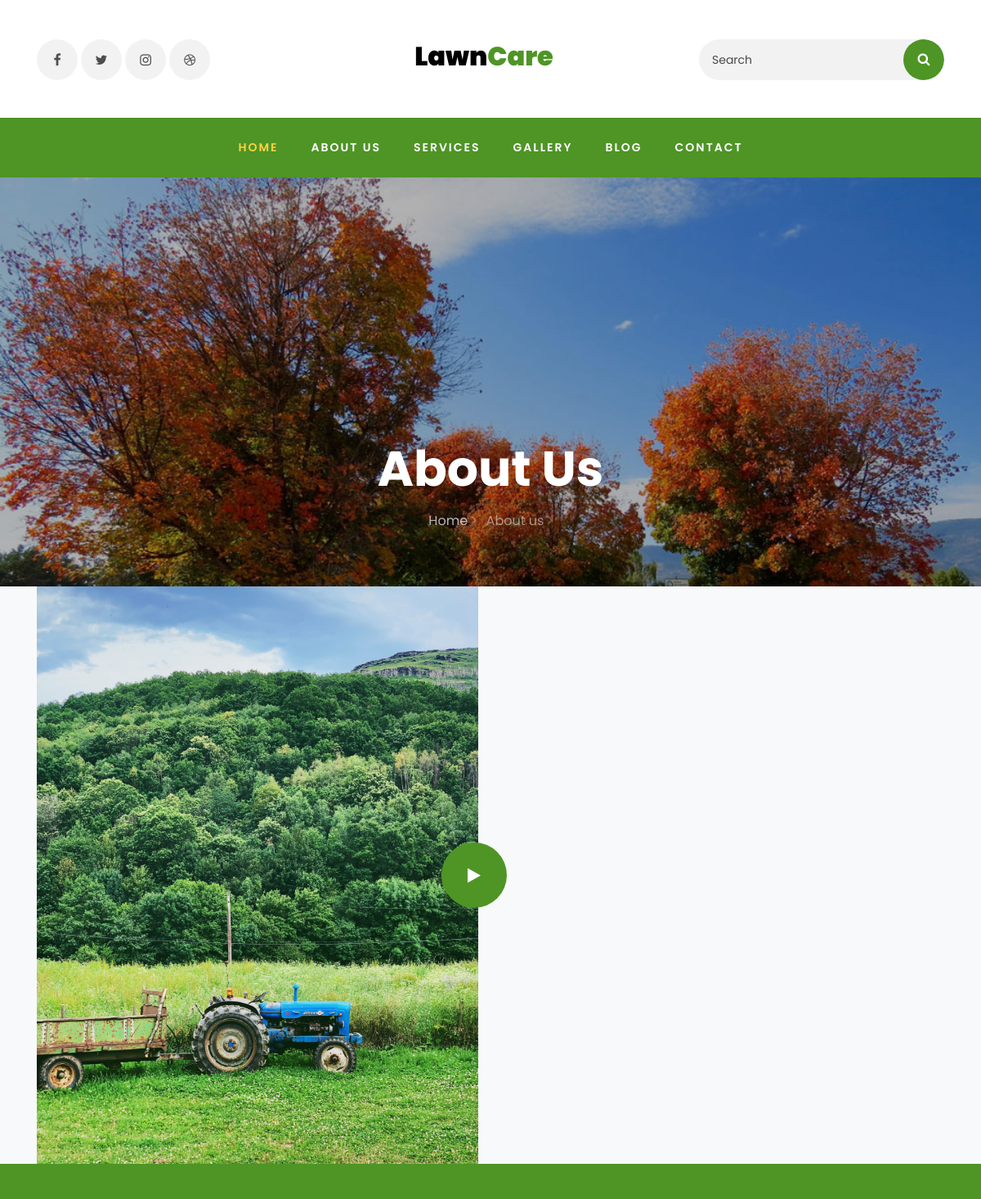
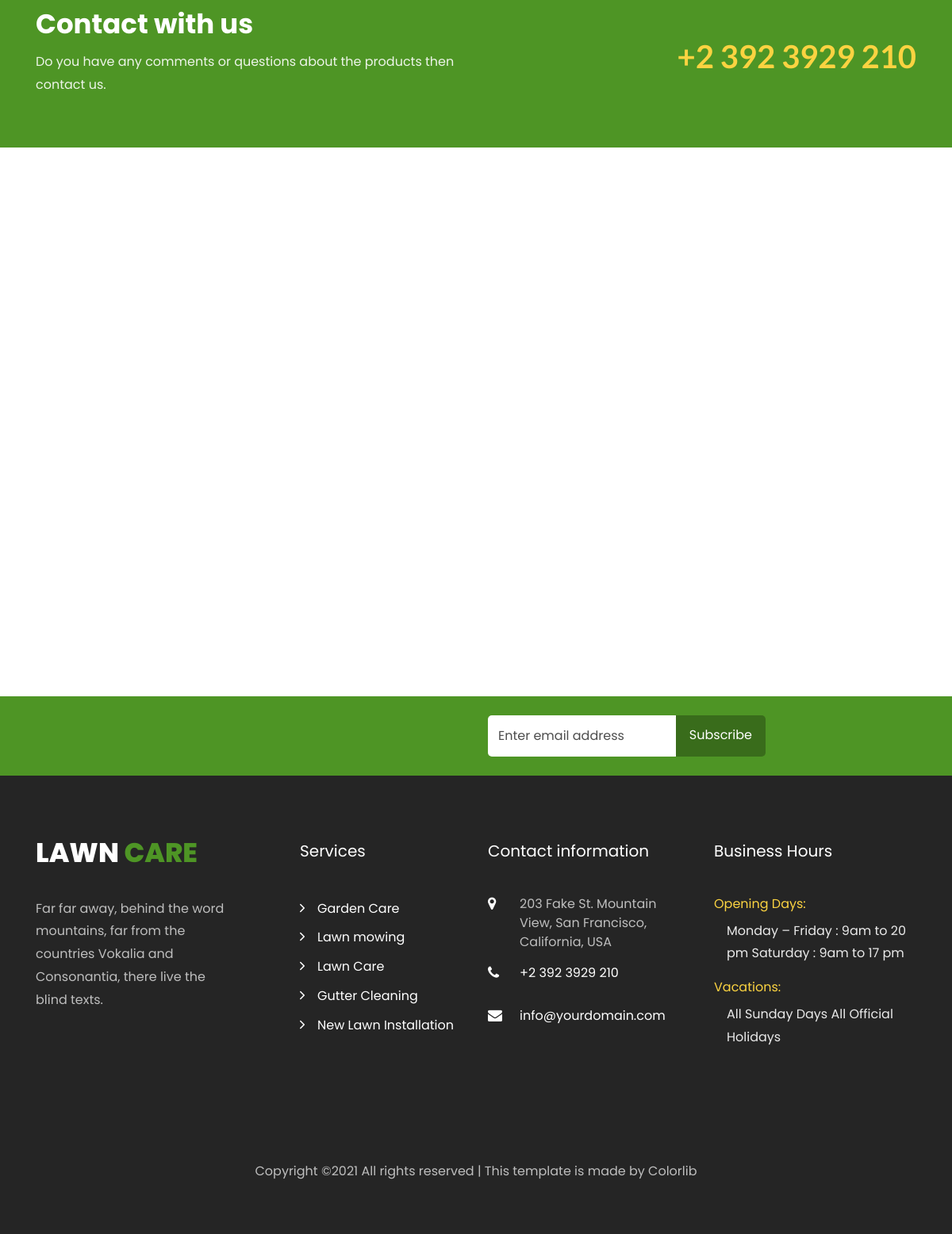
The page /about/ on the database its author committed (2 pictures, top to bottom).
### siteweb/models.py (models this page shows, shortened)
class Convention(models.Model):
    date_add = models.DateTimeField(auto_now_add=True)
    date_update = models.DateTimeField(auto_now=True)
    status = models.BooleanField(default=True)
    class Meta:
        abstract = True

class Image(Convention):
    image = models.ImageField()
    class Meta:
        verbose_name = 'Image'
        verbose_name_plural = 'Images'

class About(Convention):
    images = models.ImageField()
    titre = models.CharField(max_length=250)
    description = models.TextField()
    option = models.ForeignKey("Option", on_delete= models.CASCADE, related_name= "option_about")
    class Meta:
        verbose_name = 'About'
        verbose_name_plural = 'Abouts'

class Website(Convention):
    titre_siteweb = models.CharField(max_length=100)
    siteweb = models.CharField(max_length=100)
    adresse = models.CharField(max_length=100)
    phone = models.CharField(max_length=50)
    email = models.EmailField(max_length=254)
    copyright = models.CharField(max_length=200)
    description_siteweb = models.TextField()
    vocation = models.TextField()
    titre_services = models.CharField(max_length=200)
    description_service = models.TextField()
    titre_testimonial = models.CharField(max_length=100)
    titre_prestation = models.CharField(max_length=50)
    website = models.CharField(max_length=100)
    class Meta:
        verbose_name = 'Website'
        verbose_name_plural = 'Websites'

### siteweb/views.py (the view)
# urls.py: path('about/', views.about, name= 'about'),
def about(request):
    abouts = models.About.objects.filter(status= True).first()
    banners = models.Banner.objects.filter(status=True).first()
    options = models.Option.objects.filter(status= True).all()
    services = models_service.Service.objects.filter(status=True).all()
    Testimonials = models_service.Testimonial.objects.filter(status = True).all()
    websites = models.Website.objects.filter(status=True).first()
    ReseauSociaux = models.ReseauSocial.objects.filter(status= True).all()
    images = models.Image.objects.filter(status=True).first()
    return render(request, 'about.html', locals())

### templates/about.html (shortened to what this page needs)
{% extends 'base/base.html' %}
{% load static %}
{% block  content%}
    <section class="hero-wrap hero-wrap-2" style="background-image: url('{{images.image.url}}');" data-stellar-background-ratio="0.5">
      <div class="overlay"></div>
      <div class="container">
        <div class="row no-gutters slider-text align-items-end justify-content-center">
          <div class="col-md-9 ftco-animate pb-5 text-center">
            <h1 class="mb-3 bread">About Us</h1>
            <p class="breadcrumbs"><span class="mr-2"><a href="{% url 'index' %}">Home <i class="ion-ios-arrow-forward"></i></a></span> <span>About us <i class="ion-ios-arrow-forward"></i></span></p>
          </div>
        </div>
      </div>
    </section>
    <section class="ftco-section ftco-no-pt ftco-no-pb bg-light">
    	<div class="container">
    		<div class="row d-flex">
    			<div class="col-md-6 d-flex">
    				<div class="img img-video d-flex align-self-stretch align-items-center justify-content-center justify-content-md-end" style="background-image:url({{abouts.images.url}});">
    					<a href="https://vimeo.com/45830194" class="icon-video popup-vimeo d-flex justify-content-center align-items-center">
    						<span class="icon-play"></span>
    					</a>
    				</div>
    			</div>
    			<div class="col-md-6 pl-md-5">
    				<div class="row justify-content-start py-5">
		        </div>
	        </div>
        </div>
    	</div>
    </section>
    <section class="ftco-intro bg-primary py-5">
			<div class="container">
				<div class="row justify-content-between align-items-center">
					<div class="col-md-6">
						<h2>Contact with us</h2>
						<p>Do you have any comments or questions about the products then contact us.</p>
					</div>
					<div class="col-md-5 text-md-right">
						<span class="contact-number">{{websites.phone}}</span>
					</div>
				</div>
			</div>
		</section>
    <section class="ftco-section testimony-section">
      <div class="container">
        <div class="row justify-content-center mb-5">
        </div>
        </div>
    </section>
{% endblock  %}

### templates/base/base.html (shortened to what this page needs)
{% load static %}
<!DOCTYPE html>
<html lang="en">
  <head>
    <link rel="stylesheet" href="https://stackpath.bootstrapcdn.com/font-awesome/4.7.0/css/font-awesome.min.css">
    <link rel="stylesheet" href="{% static 'css/animate.css' %}">
    <link rel="stylesheet" href="{% static 'css/owl.carousel.min.css' %}">
    <link rel="stylesheet" href="{% static 'css/owl.theme.default.min.css' %}">
    <link rel="stylesheet" href="{% static 'css/magnific-popup.css' %}">
    <link rel="stylesheet" href="{% static 'css/ionicons.min.css' %}">
    <link rel="stylesheet" href="{% static 'css/flaticon.css' %}">
    <link rel="stylesheet" href="{% static 'css/icomoon.css' %}">
    <link rel="stylesheet" href="{% static 'css/style.css' %}">
  </head>
  <body>
    <div class="container pt-5 pb-4">
			<div class="row justify-content-between">
				<div class="col-md-8 order-md-last">
					<div class="row">
						<div class="col-md-6 text-center">
							<a class="navbar-brand" href="{% url 'index' %}">Lawn<span>Care</span></a>
						</div>
						<div class="col-md-6 d-md-flex justify-content-end mb-md-0 mb-3">
							<form action="#" class="searchform order-lg-last">
			          <div class="form-group d-flex">
			            <input type="text" class="form-control pl-3" placeholder="Search">
			            <button type="submit" placeholder="" class="form-control search"><span class="fa fa-search"></span></button>
			          </div>
			        </form>
						</div>
					</div>
				</div>
				<div class="col-md-4 d-flex">
        {% for social_media in ReseauSociaux %}
					<div class="social-media">
		    		<p class="mb-0 d-flex">
		    			<a href="#" class="d-flex align-items-center justify-content-center"><span class="{{social_media.icone}}"><i class="sr-only">{{social_media.nom}}</i></span></a>
		    		</p>
	        </div>
        {% endfor %}
				</div>
			</div>
		</div>
		<nav class="navbar navbar-expand-lg navbar-dark ftco_navbar bg-dark ftco-navbar-light" id="ftco-navbar">
	    <div class="container-fluid">
	      <div class="collapse navbar-collapse" id="ftco-nav">
	        <ul class="navbar-nav m-auto">
	        	<li class="nav-item active"><a href="{% url 'index' %}" class="nav-link">Home</a></li>
	        	<li class="nav-item"><a href="{% url 'about' %}" class="nav-link">About us</a></li>
            <li class="nav-item"><a href="{% url 'services' %}" class="nav-link">Services</a></li>
	        	<li class="nav-item"><a href="{% url 'gallery' %}" class="nav-link">Gallery</a></li>
	        	<li class="nav-item"><a href="{% url 'blog' %}" class="nav-link">Blog</a></li>
	          <li class="nav-item"><a href="{% url 'contact' %}" class="nav-link">Contact</a></li>
	        </ul>
	      </div>
	    </div>
	  </nav>
{% block content %}
{% endblock %}
<section class="ftco-section ftco-no-pt ftco-no-pb bg-primary">
      <div class="container">
        <div class="row d-flex justify-content-center">
        	<div class="col-lg-8 py-4">
        		<div class="row">
		          <div class="col-md-6 d-flex align-items-center">
		            <form method= "POST" action=" {% url 'newsletterpost' %} " class="subscribe-form">
		              <div class="form-group d-flex">
		                <input type="text" name= "email" class="form-control" placeholder="Enter email address">
		                <input type="submit" value="Subscribe" class="submit px-3">
		              </div>
		            </form>
		          </div>
	          </div>
          </div>
        </div>
      </div>
    </section>
<footer class="ftco-footer ftco-bg-dark ftco-section">
      <div class="container">
        <div class="row mb-5">
          <div class="col-md-6 col-lg">
            <div class="ftco-footer-widget mb-4">
              <h2 class="logo"><a href="{% url 'index' %}">Lawn <span>Care</span></a></h2>
              <p>{{ websites.description_siteweb}}</p>
              <ul class="ftco-footer-social list-unstyled float-md-left float-lft mt-5">
              </ul>
            </div>
          </div>
          <div class="col-md-6 col-lg">
            <div class="ftco-footer-widget mb-4 ml-md-5">
              <h2 class="ftco-heading-2">Services</h2>
              <ul class="list-unstyled">
                <li><a href="#" class="py-1 d-block"><span class="ion-ios-arrow-forward mr-3"></span>Garden Care</a></li>
                <li><a href="#" class="py-1 d-block"><span class="ion-ios-arrow-forward mr-3"></span>Lawn mowing</a></li>
                <li><a href="#" class="py-1 d-block"><span class="ion-ios-arrow-forward mr-3"></span>Lawn Care</a></li>
                <li><a href="#" class="py-1 d-block"><span class="ion-ios-arrow-forward mr-3"></span>Gutter Cleaning</a></li>
                <li><a href="#" class="py-1 d-block"><span class="ion-ios-arrow-forward mr-3"></span>New Lawn Installation</a></li>
              </ul>
            </div>
          </div>
          <div class="col-md-6 col-lg">
            <div class="ftco-footer-widget mb-4">
            	<h2 class="ftco-heading-2">Contact information</h2>
            	<div class="block-23 mb-3">
	              <ul>
	                <li><span class="icon icon-map-marker"></span><span class="text">{{ websites.adresse}}</span></li>
	                <li><a href="#"><span class="icon icon-phone"></span><span class="text">{{ websites.phone}}</span></a></li>
	                <li><a href="#"><span class="icon icon-envelope"></span><span class="text">{{ websites.email}}</span></a></li>
	              </ul>
	            </div>
            </div>
          </div>
          <div class="col-md-6 col-lg">
             <div class="ftco-footer-widget mb-4">
              <h2 class="ftco-heading-2">Business Hours</h2>
              <div class="opening-hours">
              	<h4>Opening Days:</h4>
              	<p class="pl-3">
              		<span>Monday – Friday : 9am to 20 pm</span>
              		<span>Saturday : 9am to 17 pm</span>
              	</p>
              	<h4>Vacations:</h4>
              	<p class="pl-3">
              		<span>All Sunday Days</span>
              		<span>All Official Holidays</span>
              	</p>
              </div>
            </div>
          </div>
        </div>
        <div class="row">
          <div class="col-md-12 text-center">
            <p>
          {{ websites.copyright | safe}}
  </p>
          </div>
        </div>
      </div>
    </footer>
  </body>
</html>

### static/css/icomoon.css (style rules this page uses)
[class^="icon-"], [class*=" icon-"] { font-family: 'icomoon' !important; speak: none; font-style: normal; font-weight: normal; font-variant: normal; text-transform: none; line-height: 1; -webkit-font-smoothing: antialiased; -moz-osx-font-smoothing: grayscale; }
.icon-map-marker:before { content: "\f041"; }
.icon-play:before { content: "\f04b"; }
.icon-phone:before { content: "\f095"; }
.icon-envelope:before { content: "\f0e0"; }

### rows shown on the page
Image: image (picture)
About: images (picture)
Website: phone "+2 392 3929 210", description_siteweb "Far far away, behind the word mountains, far from the countries Vokalia and Consonantia, there live the blind texts.", adresse "203 Fake St. Mountain View, San Francisco, California, USA", email "info@yourdomain.com", copyright "Copyright ©2021 All rights reserved | This template is made by Colorlib"
